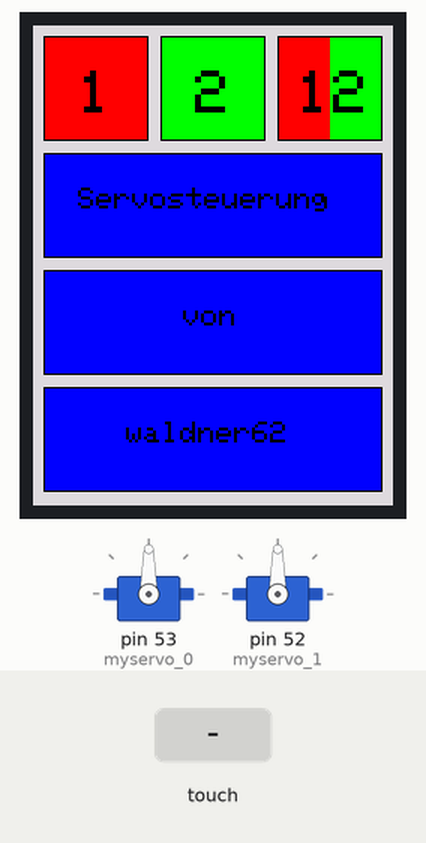
The sketch below on a simulated Arduino Mega 2560, built with avr-gcc and run on an emulated ATmega2560. Shown: 2 × servo, 240×320 colour display. The test bench sets the inputs (shaded band). What the sketch prints to the serial monitor is not drawn.

Above: at 1.5 s.
1.6 s: touch panel pressed at 13 % / 90 % of its raw x / y range
At 2.01 s:
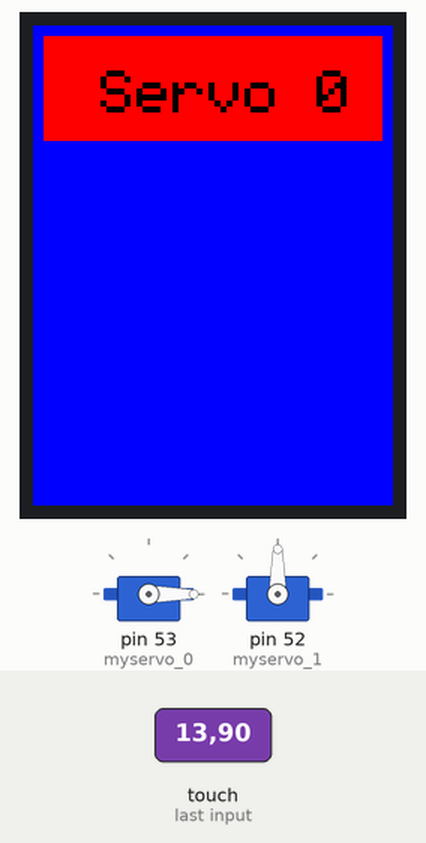
3.6 s: touch panel pressed at 87 % / 90 % of its raw x / y range
At 5.32 s:
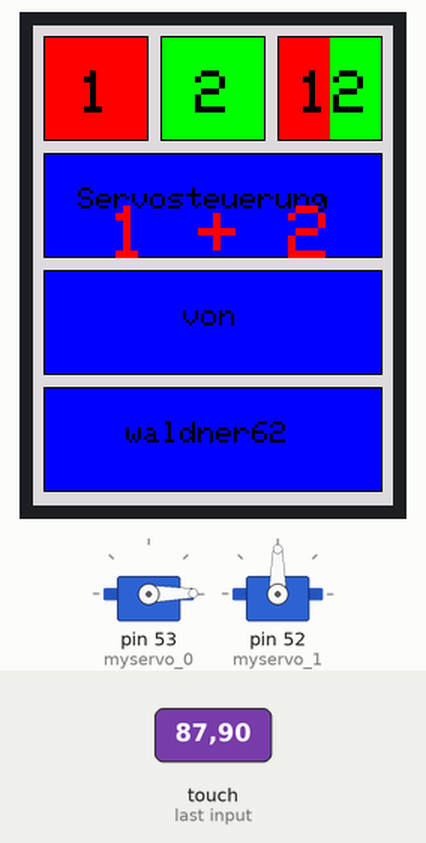
8.7 s: touch panel pressed at 38 % / 90 % of its raw x / y range
At 11.1 s:
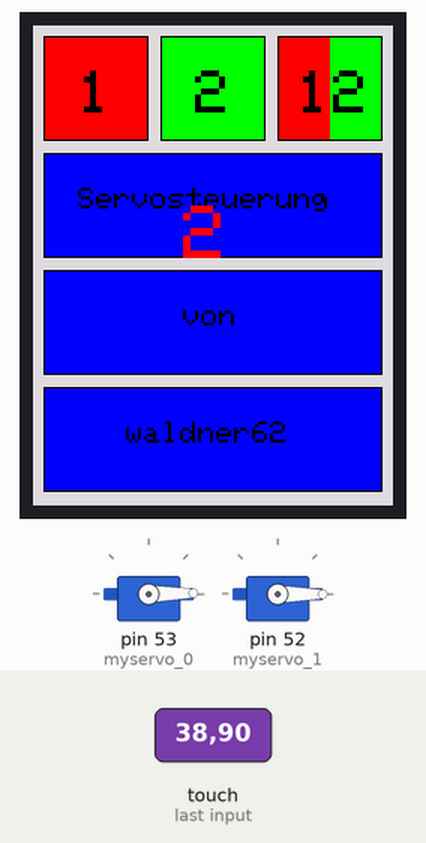
11.7 s: touch panel pressed at 13 % / 10 % of its raw x / y range
At 14.14 s:
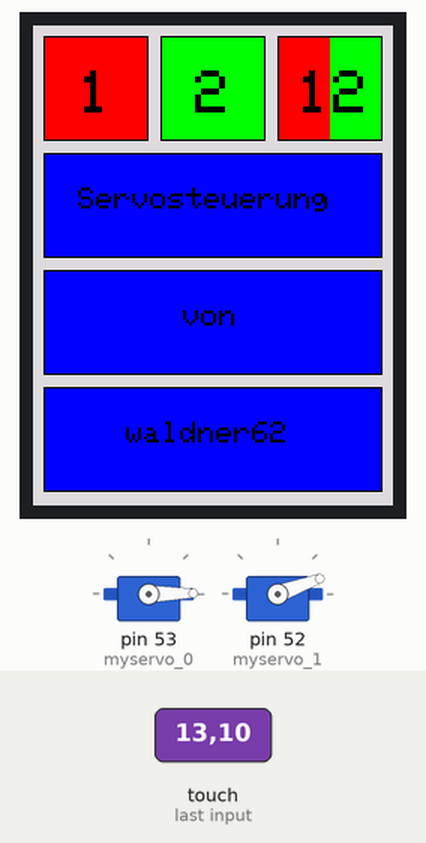
14.2 s: touch panel pressed at 13 % / 90 % of its raw x / y range
At 14.62 s:
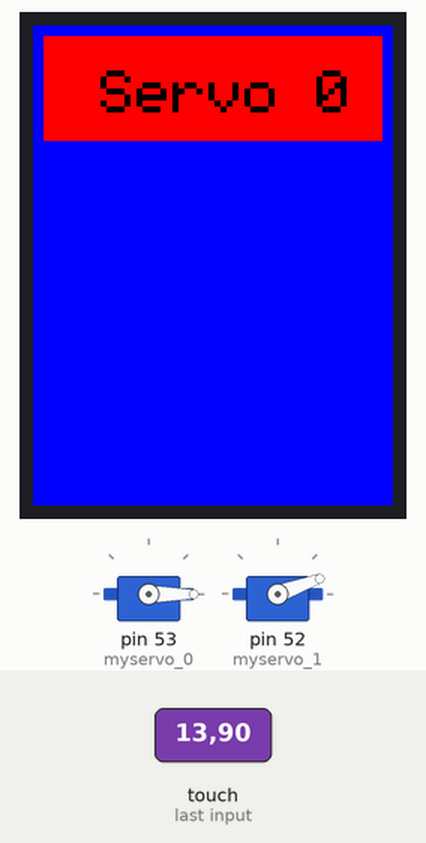
Timing chart, 0 to 19.0 s (numbered marks = the images above; inputs shaded):
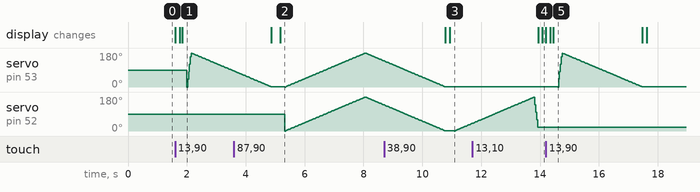

Measured:
- after the input at 1.6 s, the display: first changes at once (image 1 shows a later state)
- after the input at 8.7 s, the display: first changes after 2.1 s (image 3 shows a later state)
- after the input at 11.7 s, the display: first changes after 2.2 s (image 4 shows a later state)
- after the input at 14.2 s, the display: first changes at once (image 5 shows a later state)

The sketch:

Servosteuerung_MEGA.ino
```cpp
/*
   Small Program to control servos using a 2.8" TFT Touchscreen
   Program does not act as an USB HID Device, for reference purposes only
   Tested on Arduino MEGA Only and 0x9341
   By waldner62

   Note:

   Open the Serial Monitor to see the program running
   Enjoy!
*/
#include <Servo.h>
Servo myservo_0;int pos = 0;Servo myservo_1;
#include <Adafruit_GFX.h>
#include <TouchScreen.h>
#include <Adafruit_TFTLCD.h>

#define YP A3  // must be an analog pin, use "An" notation!
#define XM A2  // must be an analog pin, use "An" notation!
#define YM 9   // can be a digital pin
#define XP 8   // can be a digital pin

// calibration mins and max for raw data when touching edges of screen
// YOU CAN USE THIS SKETCH TO DETERMINE THE RAW X AND Y OF THE EDGES TO GET YOUR HIGHS AND LOWS FOR X AND Y
#define TS_MINX 120
#define TS_MINY 20
#define TS_MAXX 900
#define TS_MAXY 940

//SPI Communication
#define LCD_CS A3
#define LCD_CD A2
#define LCD_WR A1
#define LCD_RD A0
// optional
#define LCD_RESET A4

//Color Definitons
#define BLACK     0x0000
#define BLUE      0x001F
#define GREY      0xCE79
#define LIGHTGREY 0xDEDB
#define RED     0xF800
#define GREEN   0x07E0
#define CYAN    0x07FF
#define MAGENTA 0xF81F
#define YELLOW  0xFFE0
#define WHITE   0xFFFF

#define MINPRESSURE 1
#define MAXPRESSURE 1000


// For better pressure precision, we need to know the resistance
// between X+ and X- Use any multimeter to read it
// For the one we're using, its 300 ohms across the X plate
// Pins A2-A6
TouchScreen ts = TouchScreen(XP, YP, XM, YM, 364);

//Size of key containers 70px
#define BOXSIZE 70


Adafruit_TFTLCD tft(LCD_CS, LCD_CD, LCD_WR, LCD_RD, LCD_RESET);

//Container variables for touch coordinates
int X, Y, Z;

//Screen height without hidden pixel
double tHeight = tft.height() - 1;
//Centering the mid square
double center = (tft.width() / 2) - (BOXSIZE / 2);
//Space between squares
double padding = 8;
//Position of squares to the left and right of center
double fromCenter = BOXSIZE + padding;
//Second row Y-Axis position
double secondRow = BOXSIZE + padding;
//Third row Y-Axis position
double thirdRow = secondRow + BOXSIZE + padding;
//Fourth row Y-Axis position
double fourthRow = thirdRow + BOXSIZE + padding;
//Y-Axis align for all squares
double verticalAlign = (tHeight - ((BOXSIZE * 4) + (padding * 3))) / 2;
//Left column starting x posision
double leftColPositionX = center - fromCenter;
//Mid column starting x posision
double midColPositionX = center;
//Right column starting x posision
double rightColPositionX = center + fromCenter;

void setup() {tft.setRotation(0);
{
  myservo_0.attach(53);  // attaches the servo on pin 9 to the servo object
  myservo_1.attach(52);
}
  Serial.begin(9600);

  tft.reset();
  uint16_t identifier = tft.readID();
  tft.begin(0x9341);
tft.setRotation(0);
  //Background color
  tft.fillScreen(LIGHTGREY);

  // draw num pad
  createButtons();
  insertNumbers();
  Serial.println(F("Press any button on the TFT screen: "));


}

void loop() {

tft.setRotation(0);
  retrieveTouch();
  int boxHeightRow1 = verticalAlign + BOXSIZE;
  int boxHeightRow2 = secondRow + BOXSIZE;
  int boxHeightRow3 = thirdRow + BOXSIZE;
  int boxHeightRow4 = fourthRow + BOXSIZE;

  if (Z > MINPRESSURE && Z < MAXPRESSURE) {

    //redraw numpad to clear old number
    tft.fillScreen(LIGHTGREY);
    createButtons();
    insertNumbers();
    //default text setup for number display on tft
    tft.setCursor(100, 120);
    tft.setTextColor(RED);
    tft.setTextSize(5);

    //Check if element clicked is in left column
    if (X > leftColPositionX && X < (leftColPositionX + BOXSIZE))

    {
      //Check if element clicked is in row 1

      if (Y > verticalAlign) {
        double midColCursorX    = midColPositionX  + (BOXSIZE / 3);
         double firstRowCursorY  = verticalAlign + (BOXSIZE / 3);
        if (Y < boxHeightRow1)

        {double leftColCursorX   = leftColPositionX + (BOXSIZE / 3);double firstRowCursorY  = verticalAlign + (BOXSIZE / 3);
          Serial.println("1 Servo 0");tft.fillScreen(BLUE);tft.drawRect(leftColPositionX, verticalAlign, BOXSIZE*3+2*padding, BOXSIZE, BLACK);
          tft.fillRect(leftColPositionX, verticalAlign, BOXSIZE*3+2*padding, BOXSIZE, RED);
          tft.setCursor(leftColCursorX, firstRowCursorY);tft.setTextSize(4);
  tft.setTextColor(BLACK);
  tft.setCursor(X = 45, firstRowCursorY);

          tft.println("Servo 0"); delay(150);
           {
  for(pos = 0; pos < 180; pos += 20)  // goes from 0 degrees to 180 degrees
  {                                  // in steps of 20 degree
    myservo_0.write(pos); Serial.println(pos);             // tell servo to go to position in variable 'pos'
    delay(15);                       // waits 15ms for the servo to reach the position
  }
  for(pos = 180; pos>=1; pos-=1)     // goes from 180 degrees to 0 degrees
  {
    myservo_0.write(pos); Serial.println(pos);              // tell servo to go to position in variable 'pos'
    delay(15);                       // waits 15ms for the servo to reach the position
  }
} tft.fillScreen(LIGHTGREY); createButtons();
  insertNumbers();

        }

      }
      //Check if element clicked is in mid column
    } else if (X > midColPositionX && X < (midColPositionX + BOXSIZE)) {
      //Check if element clicked is in row 1
      if (Y > verticalAlign) {
        if (Y < boxHeightRow1) {
          Serial.println("2 Servo 1");
          tft.println("2");
          delay(150);
           {
  for(pos = 0; pos < 180; pos += 1)  // goes from 0 degrees to 180 degrees
  {                                  // in steps of 1 degree
    myservo_1.write(pos);              // tell servo to go to position in variable 'pos'
    delay(15);                       // waits 15ms for the servo to reach the position
  }
  for(pos = 180; pos>=1; pos-=20)     // goes from 180 degrees to 0 degrees 20 degrees
  {
    myservo_1.write(pos);              // tell servo to go to position in variable 'pos'
    delay(15);                       // waits 15ms for the servo to reach the position
  }
}

        }


      }
      //Check if element clicked is in third column
    } else if (X > rightColPositionX && X < (rightColPositionX + BOXSIZE)) {
      if (Y > verticalAlign) {
        //Check if element clicked is in row 1
        if (Y < boxHeightRow1) {
           tft.setCursor(50, 120);
    tft.setTextColor(RED);
    tft.setTextSize(5);
          Serial.println("3 Servo 0 + 1");
          tft.println("1 + 2");
          delay(150);
           {
  for(pos = 0; pos < 180; pos += 1)  // goes from 0 degrees to 180 degrees
  {                                  // in steps of 1 degree
    myservo_1.write(pos); myservo_0.write(pos);              // tell servo to go to position in variable 'pos'
    delay(15);                       // waits 15ms for the servo to reach the position
  }
  for(pos = 180; pos>=1; pos-=1)     // goes from 180 degrees to 0 degrees
  {
    myservo_1.write(pos);myservo_0.write(pos);              // tell servo to go to position in variable 'pos'
    delay(15);                       // waits 15ms for the servo to reach the position
  }
}
        }


      }
    }

    // good for debuggin, prints out the x,y cordinates of the press
    // tft.setTextSize(3);
    // tft.print("X = "); tft.println(X);
    // tft.print("Y = "); tft.println(Y);
     Serial.print("X= ");Serial.println(X);Serial.print("Y= ");Serial.println(Y);
  }
}

void retrieveTouch()
{
  digitalWrite(13, HIGH);
  TSPoint p = ts.getPoint();
  digitalWrite(13, LOW);

  //If sharing pins, you'll need to fix the directions of the touchscreen pins
  pinMode(XM, OUTPUT);
  pinMode(YP, OUTPUT);


  X = tft.width() - map(p.x, TS_MAXX, TS_MINX, 0, tft.width());
  Y = map(p.y, TS_MAXY, TS_MINY, 0, tft.height());
  Z = p.z;


}

void createButtons() {
  //(initial x,initial y,width,height,color)
  double secondRowVertialAlign = secondRow + verticalAlign;
  double thirdRowVertialAlign = thirdRow + verticalAlign;
  double fourthRowVertialAlign = fourthRow + verticalAlign;

  /***Draw filled squares with specified dimensions and position***/
  //First Row
  tft.fillRect(leftColPositionX, verticalAlign, BOXSIZE, BOXSIZE, RED);
  tft.fillRect(midColPositionX, verticalAlign, BOXSIZE, BOXSIZE, GREEN);
  tft.fillRect(rightColPositionX, verticalAlign, BOXSIZE/2, BOXSIZE, RED);
  tft.fillRect(rightColPositionX+35, verticalAlign, BOXSIZE/2, BOXSIZE, GREEN);
  //Second Row
  tft.fillRect(leftColPositionX, secondRowVertialAlign, BOXSIZE*3+2*padding, BOXSIZE, BLUE);


  //Third Row
  tft.fillRect(leftColPositionX, thirdRowVertialAlign, BOXSIZE*3+2*padding, BOXSIZE, BLUE);


  //Fourth Row
  tft.fillRect(leftColPositionX, fourthRowVertialAlign, BOXSIZE*3+2*padding, BOXSIZE, BLUE);


  /***Draw Borders around squares***/
  //First Row
  tft.drawRect(leftColPositionX, verticalAlign, BOXSIZE, BOXSIZE, BLACK);
  tft.drawRect(midColPositionX, verticalAlign, BOXSIZE, BOXSIZE, BLACK);
  tft.drawRect(rightColPositionX, verticalAlign, BOXSIZE, BOXSIZE, BLACK);

  //Second Row
  tft.drawRect(leftColPositionX, secondRowVertialAlign, BOXSIZE*3+2*padding, BOXSIZE, BLACK);


  //Third Row
  tft.drawRect(leftColPositionX, thirdRowVertialAlign, BOXSIZE*3+2*padding, BOXSIZE, BLACK);


  //Fourth Row
  tft.drawRect(leftColPositionX, fourthRowVertialAlign, BOXSIZE *3+2*padding, BOXSIZE, BLACK);

}

void insertNumbers() {
  //Centers text horizontally on all three columns
  double leftColCursorX   = leftColPositionX + (BOXSIZE / 3);
  double midColCursorX    = midColPositionX  + (BOXSIZE / 3);
  double rightColCursorX  = rightColPositionX + (BOXSIZE / 3);
  //Centers text horizontally on all four rows
  double firstRowCursorY  = verticalAlign + (BOXSIZE / 3);
  double secondRowCursorY = secondRow + firstRowCursorY;
  double thirdRowCursorY  = thirdRow  + firstRowCursorY;
  double fourthRowCursorY = fourthRow + firstRowCursorY;

  tft.setTextSize(4);
  tft.setTextColor(BLACK);


  tft.setCursor(leftColCursorX, firstRowCursorY);
  tft.println("1");

  tft.setCursor(midColCursorX, firstRowCursorY);
  tft.println("2");


  tft.setCursor(rightColCursorX-10, firstRowCursorY);
  tft.println("12");


   tft.setTextSize(2.9);
  tft.setCursor(leftColCursorX, secondRowCursorY);
  tft.println("Servosteuerung");


  tft.setCursor(leftColCursorX+70, thirdRowCursorY);
  tft.println("von");


  tft.setCursor(leftColPositionX + 55, fourthRowCursorY);
  tft.println("waldner62");


}
```
